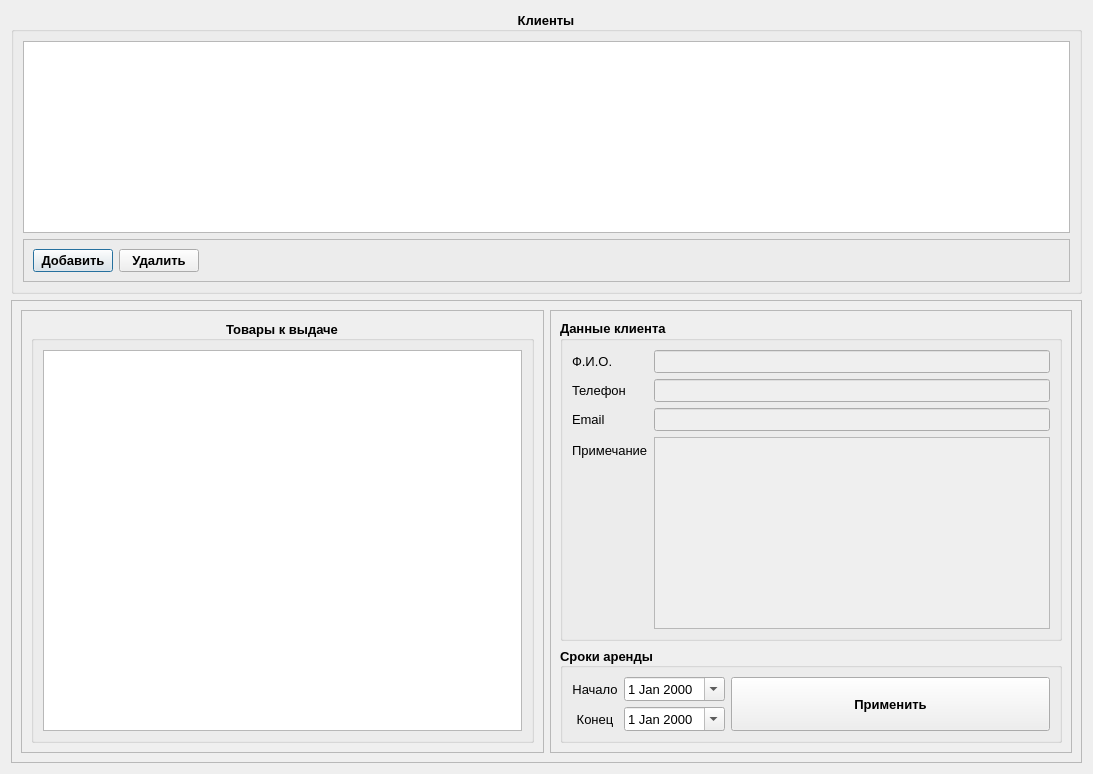
<?xml version="1.0" encoding="UTF-8"?>
<ui version="4.0">
 <class>OrderDialog</class>
 <widget class="QDialog" name="OrderDialog">
  <property name="geometry">
   <rect>
    <x>0</x>
    <y>0</y>
    <width>1093</width>
    <height>774</height>
   </rect>
  </property>
  <property name="font">
   <font>
    <pointsize>10</pointsize>
   </font>
  </property>
  <property name="windowTitle">
   <string>Оформление аренды</string>
  </property>
  <layout class="QVBoxLayout" name="verticalLayout">
   <item>
    <widget class="QGroupBox" name="groupBox_4">
     <property name="font">
      <font>
       <pointsize>10</pointsize>
       <bold>true</bold>
      </font>
     </property>
     <property name="title">
      <string>Клиенты</string>
     </property>
     <property name="alignment">
      <set>Qt::AlignmentFlag::AlignCenter</set>
     </property>
     <property name="flat">
      <bool>false</bool>
     </property>
     <property name="checkable">
      <bool>false</bool>
     </property>
     <layout class="QVBoxLayout" name="verticalLayout_4">
      <item>
       <widget class="QTableView" name="tableViewCustomers">
        <property name="font">
         <font>
          <pointsize>10</pointsize>
          <bold>false</bold>
         </font>
        </property>
        <property name="selectionMode">
         <enum>QAbstractItemView::SelectionMode::SingleSelection</enum>
        </property>
        <property name="selectionBehavior">
         <enum>QAbstractItemView::SelectionBehavior::SelectRows</enum>
        </property>
        <attribute name="verticalHeaderVisible">
         <bool>false</bool>
        </attribute>
       </widget>
      </item>
      <item>
       <widget class="QFrame" name="frame_5">
        <property name="frameShape">
         <enum>QFrame::Shape::StyledPanel</enum>
        </property>
        <property name="frameShadow">
         <enum>QFrame::Shadow::Raised</enum>
        </property>
        <layout class="QHBoxLayout" name="horizontalLayout_2">
         <item>
          <widget class="QPushButton" name="buttonAdd">
           <property name="text">
            <string>Добавить</string>
           </property>
          </widget>
         </item>
         <item>
          <widget class="QPushButton" name="buttonDel">
           <property name="text">
            <string>Удалить</string>
           </property>
          </widget>
         </item>
         <item>
          <spacer name="horizontalSpacer">
           <property name="orientation">
            <enum>Qt::Orientation::Horizontal</enum>
           </property>
           <property name="sizeHint" stdset="0">
            <size>
             <width>40</width>
             <height>20</height>
            </size>
           </property>
          </spacer>
         </item>
        </layout>
       </widget>
      </item>
     </layout>
    </widget>
   </item>
   <item>
    <widget class="QFrame" name="frame">
     <property name="frameShape">
      <enum>QFrame::Shape::StyledPanel</enum>
     </property>
     <property name="frameShadow">
      <enum>QFrame::Shadow::Raised</enum>
     </property>
     <layout class="QHBoxLayout" name="horizontalLayout">
      <item>
       <widget class="QFrame" name="frame_3">
        <property name="frameShape">
         <enum>QFrame::Shape::StyledPanel</enum>
        </property>
        <property name="frameShadow">
         <enum>QFrame::Shadow::Raised</enum>
        </property>
        <layout class="QVBoxLayout" name="verticalLayout_3">
         <item>
          <widget class="QGroupBox" name="groupBox_2">
           <property name="font">
            <font>
             <pointsize>10</pointsize>
             <bold>true</bold>
            </font>
           </property>
           <property name="title">
            <string>Товары к выдаче</string>
           </property>
           <property name="alignment">
            <set>Qt::AlignmentFlag::AlignCenter</set>
           </property>
           <layout class="QVBoxLayout" name="verticalLayout_5">
            <item>
             <widget class="QTableWidget" name="tableWidgetProducts">
              <property name="enabled">
               <bool>true</bool>
              </property>
              <property name="font">
               <font>
                <pointsize>10</pointsize>
                <bold>false</bold>
               </font>
              </property>
              <property name="selectionMode">
               <enum>QAbstractItemView::SelectionMode::NoSelection</enum>
              </property>
              <property name="selectionBehavior">
               <enum>QAbstractItemView::SelectionBehavior::SelectRows</enum>
              </property>
              <attribute name="verticalHeaderVisible">
               <bool>false</bool>
              </attribute>
             </widget>
            </item>
           </layout>
          </widget>
         </item>
        </layout>
       </widget>
      </item>
      <item>
       <widget class="QFrame" name="frame_2">
        <property name="sizePolicy">
         <sizepolicy hsizetype="Expanding" vsizetype="Preferred">
          <horstretch>0</horstretch>
          <verstretch>0</verstretch>
         </sizepolicy>
        </property>
        <property name="frameShape">
         <enum>QFrame::Shape::StyledPanel</enum>
        </property>
        <property name="frameShadow">
         <enum>QFrame::Shadow::Raised</enum>
        </property>
        <layout class="QVBoxLayout" name="verticalLayout_2">
         <item>
          <widget class="QGroupBox" name="groupBox">
           <property name="enabled">
            <bool>true</bool>
           </property>
           <property name="font">
            <font>
             <pointsize>10</pointsize>
             <bold>true</bold>
            </font>
           </property>
           <property name="title">
            <string>Данные клиента</string>
           </property>
           <layout class="QFormLayout" name="formLayout">
            <item row="0" column="0">
             <widget class="QLabel" name="label_3">
              <property name="font">
               <font>
                <pointsize>10</pointsize>
                <bold>false</bold>
               </font>
              </property>
              <property name="text">
               <string>Ф.И.О.</string>
              </property>
             </widget>
            </item>
            <item row="0" column="1">
             <widget class="QLineEdit" name="lineEditName">
              <property name="enabled">
               <bool>false</bool>
              </property>
              <property name="font">
               <font>
                <pointsize>10</pointsize>
                <bold>false</bold>
               </font>
              </property>
             </widget>
            </item>
            <item row="1" column="0">
             <widget class="QLabel" name="label_4">
              <property name="font">
               <font>
                <pointsize>10</pointsize>
                <bold>false</bold>
               </font>
              </property>
              <property name="text">
               <string>Телефон</string>
              </property>
             </widget>
            </item>
            <item row="1" column="1">
             <widget class="QLineEdit" name="lineEditPhone">
              <property name="enabled">
               <bool>false</bool>
              </property>
              <property name="font">
               <font>
                <pointsize>10</pointsize>
                <bold>false</bold>
               </font>
              </property>
             </widget>
            </item>
            <item row="2" column="0">
             <widget class="QLabel" name="label_5">
              <property name="font">
               <font>
                <pointsize>10</pointsize>
                <bold>false</bold>
               </font>
              </property>
              <property name="text">
               <string>Email</string>
              </property>
             </widget>
            </item>
            <item row="2" column="1">
             <widget class="QLineEdit" name="lineEditEmail">
              <property name="enabled">
               <bool>false</bool>
              </property>
              <property name="font">
               <font>
                <pointsize>10</pointsize>
                <bold>false</bold>
               </font>
              </property>
             </widget>
            </item>
            <item row="3" column="0">
             <widget class="QLabel" name="label_6">
              <property name="font">
               <font>
                <pointsize>10</pointsize>
                <bold>false</bold>
               </font>
              </property>
              <property name="text">
               <string>Примечание</string>
              </property>
             </widget>
            </item>
            <item row="3" column="1">
             <widget class="QTextEdit" name="textEditNote">
              <property name="enabled">
               <bool>false</bool>
              </property>
              <property name="font">
               <font>
                <pointsize>10</pointsize>
                <bold>false</bold>
               </font>
              </property>
              <property name="readOnly">
               <bool>true</bool>
              </property>
             </widget>
            </item>
           </layout>
          </widget>
         </item>
         <item>
          <widget class="QGroupBox" name="groupBox_6">
           <property name="font">
            <font>
             <pointsize>10</pointsize>
             <bold>true</bold>
            </font>
           </property>
           <property name="title">
            <string>Сроки аренды</string>
           </property>
           <property name="alignment">
            <set>Qt::AlignmentFlag::AlignLeading|Qt::AlignmentFlag::AlignLeft|Qt::AlignmentFlag::AlignVCenter</set>
           </property>
           <layout class="QGridLayout" name="gridLayout">
            <item row="1" column="1">
             <widget class="QDateEdit" name="dateEditStart">
              <property name="sizePolicy">
               <sizepolicy hsizetype="Minimum" vsizetype="Fixed">
                <horstretch>0</horstretch>
                <verstretch>0</verstretch>
               </sizepolicy>
              </property>
              <property name="font">
               <font>
                <pointsize>10</pointsize>
                <bold>false</bold>
               </font>
              </property>
              <property name="currentSection">
               <enum>QDateTimeEdit::Section::DaySection</enum>
              </property>
              <property name="calendarPopup">
               <bool>true</bool>
              </property>
             </widget>
            </item>
            <item row="2" column="1">
             <widget class="QDateEdit" name="dateEditEnd">
              <property name="font">
               <font>
                <pointsize>10</pointsize>
                <bold>false</bold>
               </font>
              </property>
              <property name="calendarPopup">
               <bool>true</bool>
              </property>
             </widget>
            </item>
            <item row="1" column="0">
             <widget class="QLabel" name="label">
              <property name="font">
               <font>
                <pointsize>10</pointsize>
                <bold>false</bold>
               </font>
              </property>
              <property name="text">
               <string>Начало</string>
              </property>
              <property name="alignment">
               <set>Qt::AlignmentFlag::AlignCenter</set>
              </property>
             </widget>
            </item>
            <item row="2" column="0">
             <widget class="QLabel" name="label_2">
              <property name="font">
               <font>
                <pointsize>10</pointsize>
                <bold>false</bold>
               </font>
              </property>
              <property name="text">
               <string>Конец</string>
              </property>
              <property name="alignment">
               <set>Qt::AlignmentFlag::AlignCenter</set>
              </property>
             </widget>
            </item>
            <item row="1" column="2" rowspan="2">
             <widget class="QPushButton" name="buttonCreateOrder">
              <property name="sizePolicy">
               <sizepolicy hsizetype="Expanding" vsizetype="MinimumExpanding">
                <horstretch>0</horstretch>
                <verstretch>0</verstretch>
               </sizepolicy>
              </property>
              <property name="font">
               <font>
                <pointsize>10</pointsize>
                <bold>true</bold>
               </font>
              </property>
              <property name="text">
               <string>Применить</string>
              </property>
             </widget>
            </item>
           </layout>
          </widget>
         </item>
        </layout>
       </widget>
      </item>
     </layout>
    </widget>
   </item>
  </layout>
 </widget>
 <resources/>
 <connections/>
</ui>
